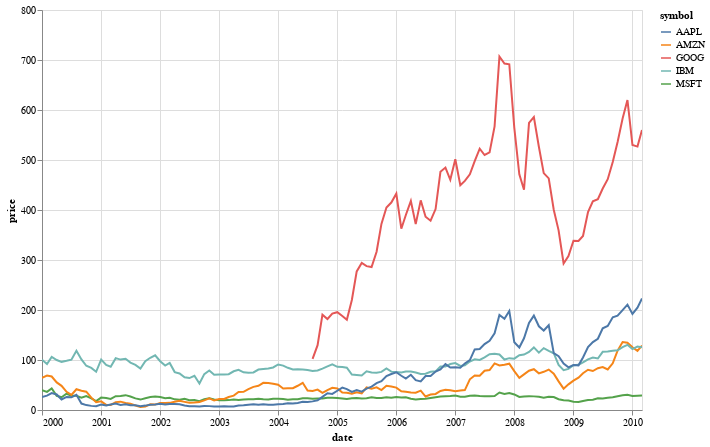

The notebook cell saved with this chart:
### Markdown cell above
2. **Gráfico de línea con múltiples líneas**

### Code cell
import altair as alt
from vega_datasets import data
import warnings
import pandas as pd

# Deshabilitar advertencias de pandas
warnings.simplefilter(action='ignore', category=FutureWarning)

# Cargar los datos
stocks = data.stocks()

# Crear el gráfico de línea con múltiples líneas
chart = alt.Chart(stocks).mark_line().encode(
    x='date:T',
    y='price',
    color='symbol'
).properties(
    width=600,
    height=400
).interactive()

# Mostrar el gráfico
chart

### Figure 1 — Vega-Lite specification as saved in the notebook (floating-point values rounded to 4 significant figures; data arrays with more than 128 entries replaced by an {"elided": "..."} marker saying what was removed)
{"config": {"view": {"continuousWidth": 400, "continuousHeight": 300}}, "data": {"name": "data-96e857a61c6b623bafe23440d582a500"}, "mark": "line", "encoding": {"color": {"field": "symbol", "type": "nominal"}, "x": {"field": "date", "type": "temporal"}, "y": {"field": "price", "type": "quantitative"}}, "height": 400, "selection": {"selector002": {"type": "interval", "bind": "scales", "encodings": ["x", "y"]}}, "width": 600, "$schema": "https://vega.github.io/schema/vega-lite/v4.17.0.json", "datasets": {"data-96e857a61c6b623bafe23440d582a500": {"elided": "560 records"}}}
